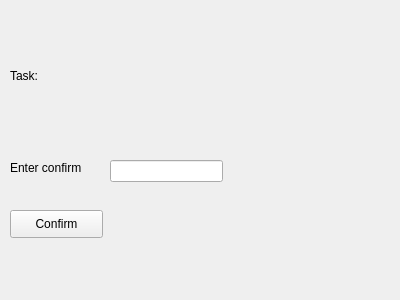
<?xml version="1.0" encoding="UTF-8"?>
<ui version="4.0">
 <class>DoneForm</class>
 <widget class="QWidget" name="DoneForm">
  <property name="geometry">
   <rect>
    <x>0</x>
    <y>0</y>
    <width>400</width>
    <height>300</height>
   </rect>
  </property>
  <property name="windowTitle">
   <string>Form</string>
  </property>
  <widget class="QLabel" name="label">
   <property name="geometry">
    <rect>
     <x>10</x>
     <y>10</y>
     <width>361</width>
     <height>131</height>
    </rect>
   </property>
   <property name="text">
    <string>Task:</string>
   </property>
  </widget>
  <widget class="QLabel" name="label_2">
   <property name="geometry">
    <rect>
     <x>10</x>
     <y>160</y>
     <width>91</width>
     <height>16</height>
    </rect>
   </property>
   <property name="text">
    <string>Enter confirm</string>
   </property>
  </widget>
  <widget class="QLineEdit" name="lineEdit">
   <property name="geometry">
    <rect>
     <x>110</x>
     <y>160</y>
     <width>113</width>
     <height>22</height>
    </rect>
   </property>
  </widget>
  <widget class="QPushButton" name="pushButton">
   <property name="geometry">
    <rect>
     <x>10</x>
     <y>210</y>
     <width>93</width>
     <height>28</height>
    </rect>
   </property>
   <property name="text">
    <string>Confirm</string>
   </property>
  </widget>
 </widget>
 <resources/>
 <connections/>
</ui>
